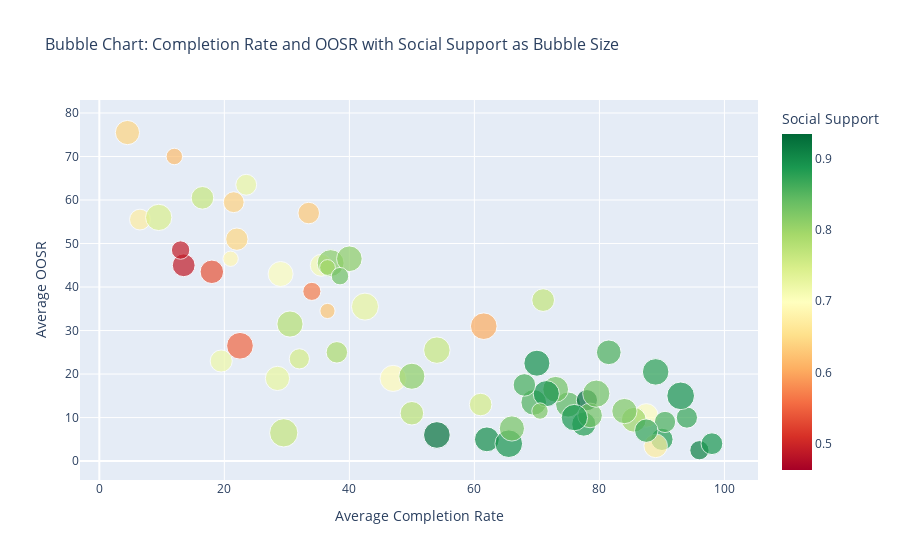

The code cell stored with this chart in its notebook:
### Markdown cell above
Phasellus viverra nulla ut metus varius laoreet. Quisque rutrum. Aenean imperdiet. Etiam ultricies nisi vel augue. Curabitur ullamcorper ultricies nisi. Nam eget dui. Etiam rhoncus. Maecenas tempus, tellus eget condimentum rhoncus, sem quam semper libero, sit amet adipiscing sem neque sed ipsum. Nam quam nunc, blandit vel, luctus pulvinar, hendrerit id, lorem. Maecenas nec odio et ante tincidunt tempus. Donec vitae sapien ut libero venenatis faucibus. Nullam quis ante. Etiam sit amet orci eget eros faucibus tincidunt. Duis leo. Sed fringilla mauris sit amet nibh. Donec sodales sagittis magna. Sed consequat, leo eget bibendum sodales, augue velit cursus nunc.

### Code cell
import pandas as pd
import plotly.express as px

# Load the dataset
file_path = 'filtered_global_education_world_happiness_average.csv'
df = pd.read_csv(file_path)

# Calculate the Average Completion Rate
df['Average_Completion_Rate'] = df[['Average_Completion_Rate_Male', 'Average_Completion_Rate_Female']].mean(axis=1)

# Calculate the Average OOSR
df['Average_OOSR'] = df[['Average_OOSR_Male', 'Average_OOSR_Female']].mean(axis=1)

# Filter out entries with 0 values in both Completion Rate and OOSR
filtered_proficiency_data = df[(df['Average_Completion_Rate'] != 0) & 
                               (df['Average_OOSR'] != 0)]

# Normalize the 'Freedom to make life choices' for better size differentiation
filtered_proficiency_data['Normalized_Freedom'] = (filtered_proficiency_data['Freedom to make life choices'] - filtered_proficiency_data['Freedom to make life choices'].min()) / \
                                                  (filtered_proficiency_data['Freedom to make life choices'].max() - filtered_proficiency_data['Freedom to make life choices'].min())

# Create a bubble chart with normalized Freedom to make life choices for bubble sizes
fig = px.scatter(filtered_proficiency_data, 
                 x='Average_Completion_Rate', 
                 y='Average_OOSR', 
                 size='Normalized_Freedom', 
                 color='Social support', 
                 hover_name='Country',
                 title='Bubble Chart: Completion Rate and OOSR with Social Support as Bubble Size',
                 labels={
                     'Average_Completion_Rate': 'Average Completion Rate',
                     'Average_OOSR': 'Average OOSR',
                     'Social support': 'Social Support',
                     'Ladder score': 'Happiness (Ladder Score)'
                 },
                 size_max=20,  # Adjust the size_max for desired effect
                 color_continuous_scale='RdYlGn')  # Color scale from red to green

fig.update_layout(title_font_size=16, xaxis_title_font_size=14, yaxis_title_font_size=14)
fig.show()

### Figure 1 — Plotly figure (JSON) as saved in the notebook; plotly's stock layout.template omitted (floating-point values rounded to 4 significant figures)
{"data": [{"hovertemplate": "<b>%{hovertext}</b><br><br>Average Completion Rate=%{x}<br>Average OOSR=%{y}<br>Normalized_Freedom=%{marker.size}<br>Social Support=%{marker.color}<extra></extra>", "hovertext": ["Afghanistan", "Albania", "Argentina", "Armenia", "Bangladesh", "Belarus", "Benin", "Bosnia and Herzegovina", "Brazil", "Burkina Faso", "Burundi", "Cambodia", "Cameroon", "Chad", "Chile", "Colombia", "Comoros", "Costa Rica", "Ivory Coast", "Dominican Republic", "Ecuador", "Egypt", "El Salvador", "Ethiopia", "Georgia", "Ghana", "Guatemala", "Guinea", "Honduras", "India", "Indonesia", "Jamaica", "Jordan", "Kyrgyzstan", "Laos", "Lesotho", "Liberia", "Madagascar", "Malawi", "Mali", "Mauritania", "Mexico", "Mongolia", "Montenegro", "Mozambique", "Myanmar", "Nepal", "Niger", "Panama", "Paraguay", "Peru", "Philippines", "Moldova", "Rwanda", "Serbia", "Sierra Leone", "South Africa", "Sri Lanka", "Thailand", "Togo", "Turkey", "Ukraine", "Tanzania", "Uruguay", "Yemen", "Zimbabwe"], "legendgroup": "", "marker": {"color": [0.463, 0.697, 0.898, 0.799, 0.693, 0.91, 0.489, 0.87, 0.882, 0.672, 0.49, 0.765, 0.71, 0.619, 0.882, 0.847, 0.626, 0.891, 0.644, 0.853, 0.821, 0.75, 0.762, 0.764, 0.671, 0.727, 0.813, 0.639, 0.812, 0.603, 0.811, 0.877, 0.767, 0.893, 0.728, 0.787, 0.72, 0.686, 0.537, 0.724, 0.795, 0.831, 0.935, 0.858, 0.744, 0.779, 0.774, 0.641, 0.896, 0.893, 0.832, 0.83, 0.857, 0.552, 0.873, 0.63, 0.86, 0.827, 0.888, 0.569, 0.822, 0.888, 0.702, 0.925, 0.832, 0.75], "coloraxis": "coloraxis", "size": [0, 0.6984, 0.773, 0.7678, 0.8579, 0.4645, 0.6499, 0.5615, 0.7314, 0.5425, 0.4229, 1, 0.6049, 0.3414, 0.6239, 0.7886, 0.2877, 0.9567, 0.6222, 0.8284, 0.7972, 0.636, 0.8769, 0.6412, 0.695, 0.7366, 0.9081, 0.5459, 0.8232, 0.8856, 0.851, 0.8804, 0.6464, 0.9584, 0.9151, 0.5771, 0.6118, 0.2946, 0.6898, 0.5459, 0.3102, 0.8319, 0.565, 0.565, 0.8666, 0.8562, 0.6932, 0.7348, 0.8492, 0.8562, 0.7626, 0.9272, 0.7626, 0.8925, 0.6863, 0.5806, 0.636, 0.7955, 0.87, 0.4107, 0.3362, 0.5927, 0.7816, 0.8908, 0.3813, 0.5113], "sizemode": "area", "sizeref": 0.0025, "symbol": "circle"}, "mode": "markers", "name": "", "orientation": "v", "showlegend": false, "type": "scatter", "x": [30, 87.5, 62, 85.5, 47, 96, 13.5, 94, 77.5, 6.5, 13, 29.5, 35.5, 12, 90, 75, 36.5, 65.5, 22, 69.5, 84, 61, 54, 16.5, 89, 28.5, 37, 21.5, 40, 61.5, 50, 89, 71, 93, 42.5, 38, 19.5, 21, 18, 23.5, 36.5, 73, 78, 90.5, 9.5, 30.5, 50, 4.5, 70, 71.5, 78.5, 79.5, 81.5, 22.5, 87.5, 33.5, 68, 66, 76, 34, 70.5, 98, 29, 54, 38.5, 32], "xaxis": "x", "y": [28, 10.5, 5, 9.5, 19, 2.5, 45, 10, 8.5, 55.5, 48.5, 6.5, 45, 70, 5, 13, 34.5, 4, 51, 13.5, 11.5, 13, 25.5, 60.5, 3.5, 19, 45.5, 59.5, 46.5, 31, 19.5, 20.5, 37, 15, 35.5, 25, 23, 46.5, 43.5, 63.5, 44.5, 16.5, 14, 9, 56, 31.5, 11, 75.5, 22.5, 15.5, 10.5, 15.5, 25, 26.5, 7, 57, 17.5, 7.5, 10, 39, 11.5, 4, 43, 6, 42.5, 23.5], "yaxis": "y"}], "layout": {"coloraxis": {"colorbar": {"title": {"text": "Social Support"}}, "colorscale": [[0, "rgb(165,0,38)"], [0.1, "rgb(215,48,39)"], [0.2, "rgb(244,109,67)"], [0.3, "rgb(253,174,97)"], [0.4, "rgb(254,224,139)"], [0.5, "rgb(255,255,191)"], [0.6, "rgb(217,239,139)"], [0.7, "rgb(166,217,106)"], [0.8, "rgb(102,189,99)"], [0.9, "rgb(26,152,80)"], [1, "rgb(0,104,55)"]]}, "legend": {"itemsizing": "constant", "tracegroupgap": 0}, "title": {"font": {"size": 16}, "text": "Bubble Chart: Completion Rate and OOSR with Social Support as Bubble Size"}, "xaxis": {"anchor": "y", "domain": [0, 1], "title": {"font": {"size": 14}, "text": "Average Completion Rate"}}, "yaxis": {"anchor": "x", "domain": [0, 1], "title": {"font": {"size": 14}, "text": "Average OOSR"}}}}
